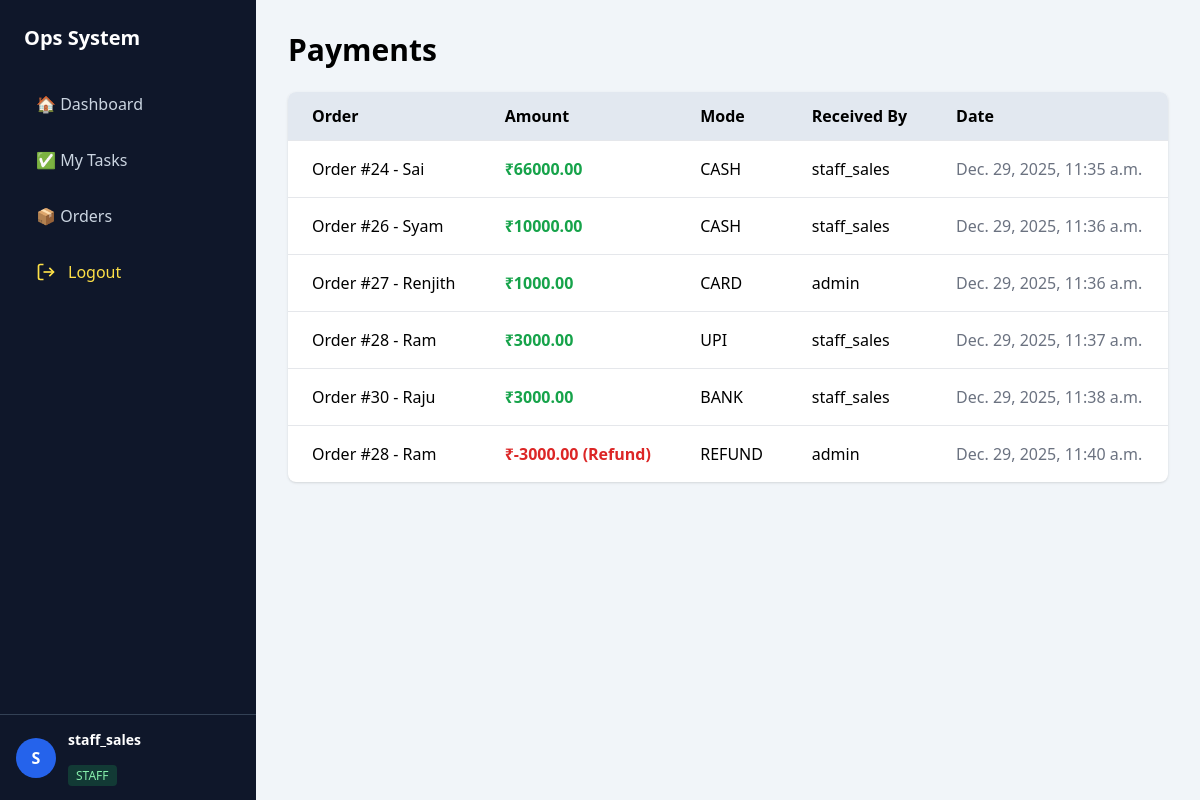
Before: /payments/ (signed in) with the older database file.
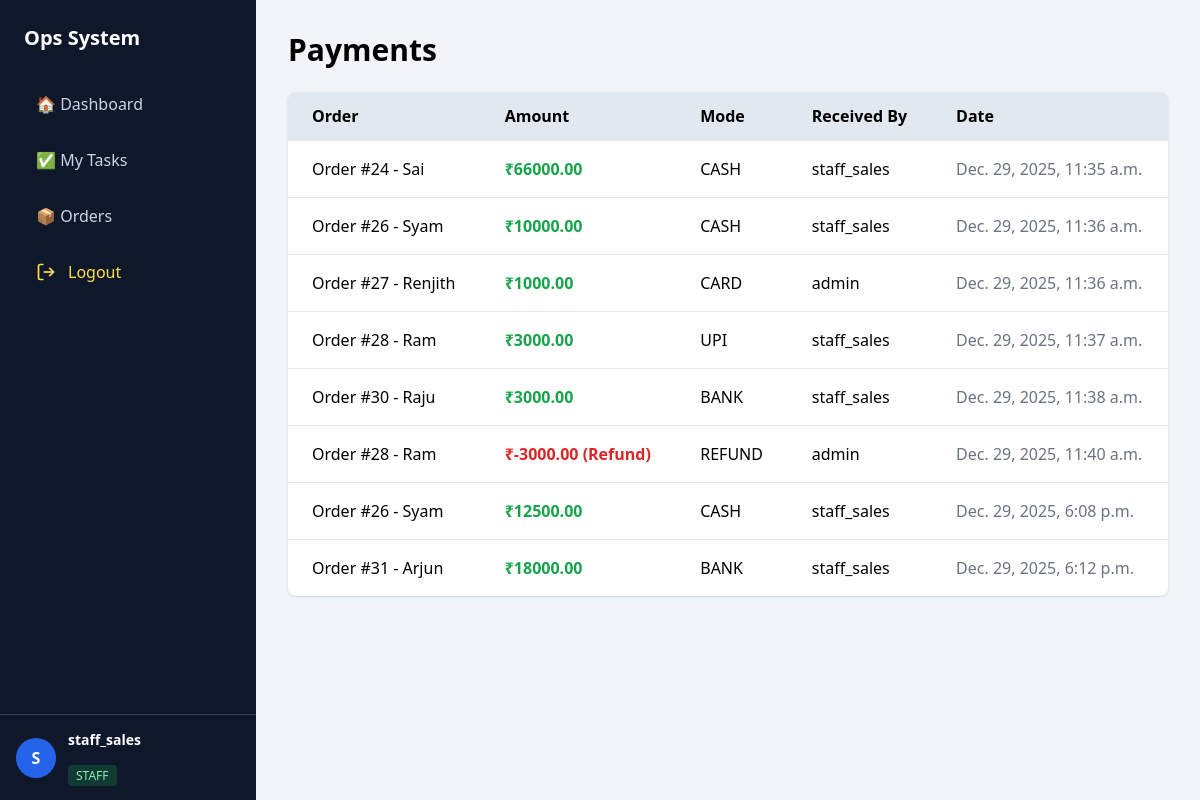
After: the same page with the newer database file.
### payments/models.py (models this page shows, shortened)
class Payment(models.Model):
    PAYMENT_MODE_CHOICES = (
        ('CASH', 'Cash'),
        ('UPI', 'UPI'),
        ('BANK', 'Bank Transfer'),
        ('CARD', 'Card'),
        ('REFUND', 'Refund'),
    )
    order = models.ForeignKey(
        Order,
        on_delete=models.PROTECT,
        related_name='payments'
    )
    amount = models.DecimalField(max_digits=10, decimal_places=2)
    payment_mode = models.CharField(
        max_length=10,
        choices=PAYMENT_MODE_CHOICES
    )
    received_by = models.ForeignKey(
        User,
        on_delete=models.SET_NULL,
        null=True
    )
    received_at = models.DateTimeField(auto_now_add=True)
    notes = models.TextField(blank=True)

### orders/models.py (models this page shows, shortened)
class Order(models.Model):
    STATUS_CHOICES = (
        ('NEW', 'New'),
        ('IN_PROGRESS', 'In Progress'),
        ('COMPLETED', 'Completed'),
        ('CANCELLED', 'Cancelled'),
    )
    customer_name = models.CharField(max_length=100)
    product = models.ForeignKey(Product, on_delete=models.PROTECT)
    quantity = models.PositiveIntegerField()
    status = models.CharField(
        max_length=20,
        choices=STATUS_CHOICES,
        default='NEW'
    )
    assigned_to = models.ForeignKey(
        User,
        on_delete=models.SET_NULL,
        null=True,
        blank=True
    )
    created_at = models.DateTimeField(auto_now_add=True)
    def __str__(self):
        return f"Order #{self.id} - {self.customer_name}"

### core/views.py (the view)
# urls.py: path('payments/', views.payments_view, name='payments'),
@login_required
def payments_view(request):
    payments = Payment.objects.all()
    return render(request, 'core/payments.html', {'payments': payments})

### core/templates/core/payments.html
{% extends "core/base.html" %}
{% block content %}
<h1 class="text-3xl font-bold mb-6">Payments</h1>
<div class="bg-white shadow rounded-lg overflow-hidden">
<table class="min-w-full">
    <thead class="bg-slate-200 text-left">
        <tr>
            <th class="px-6 py-3">Order</th>
            <th class="px-6 py-3">Amount</th>
            <th class="px-6 py-3">Mode</th>
            <th class="px-6 py-3">Received By</th>
            <th class="px-6 py-3">Date</th>
        </tr>
    </thead>
    <tbody>
        {% for payment in payments %}
        <tr class="border-t hover:bg-slate-50">
            <td class="px-6 py-4">{{ payment.order }}</td>
            <td class="px-6 py-4 font-semibold">
                {% if payment.amount < 0 %}
                    <span class="text-red-600">
                        ₹{{ payment.amount }} (Refund)
                    </span>
                {% else %}
                    <span class="text-green-600">
                        ₹{{ payment.amount }}
                    </span>
                {% endif %}
            </td>
            <td class="px-6 py-4">{{ payment.payment_mode }}</td>
            <td class="px-6 py-4">{{ payment.received_by }}</td>
            <td class="px-6 py-4 text-gray-500">{{ payment.received_at }}</td>
        </tr>
        {% empty %}
        <tr>
            <td colspan="5" class="text-center py-8 text-gray-500">
                No payments recorded
            </td>
        </tr>
        {% endfor %}
    </tbody>
</table>
</div>
{% endblock %}

Changed rows visible on the page:
added Payment: order "Order #26 - Syam", amount "12500.00", payment_mode "CASH", received_by "staff_sales", received_at "Dec. 29, 2025, 6:08 p.m."
added Payment: order "Order #31 - Arjun", amount "18000.00", payment_mode "BANK", received_by "staff_sales", received_at "Dec. 29, 2025, 6:12 p.m."
